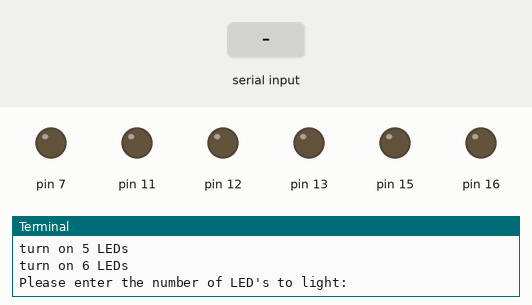
This program was run on a simulated Raspberry Pi (header pin numbers). On the bench: output pins drawn as LEDs (lit = HIGH), the last lines printed to the terminal. Inputs (shaded band) come from the test bench. The interpreter's speed is modelled, so counts of loop turns are approximate.

Above: at 9.7 s.
9.8 s: "5" typed at the terminal, then Enter
At 10.3 s:
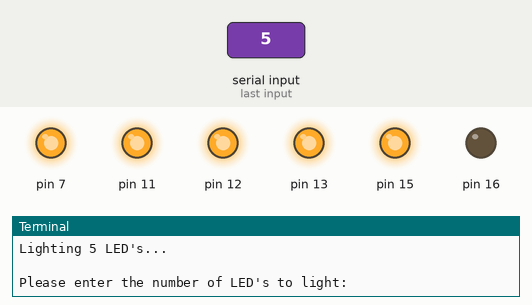
11.3 s: "1" typed at the terminal, then Enter
At 12.5 s:
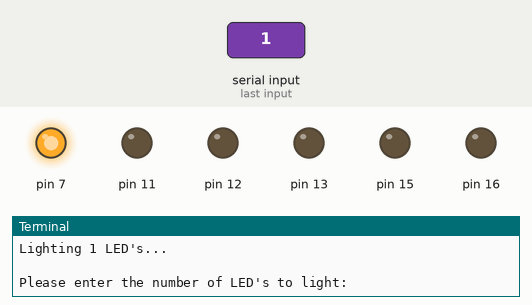
12.8 s: "0" typed at the terminal, then Enter
At 13.8 s:
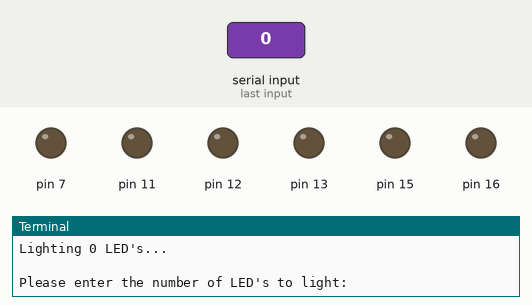
Timing chart, 0 to 15.8 s (numbered marks = the images above; inputs shaded):
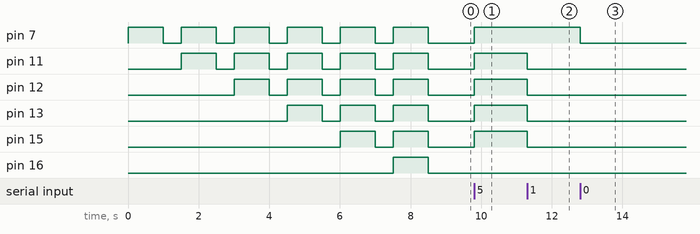

Measured:
- after the input at 9.8 s, pin 7, pin 11–13, pin 15: LOW → HIGH at once
- after the input at 11.3 s, pin 11–13, pin 15: HIGH → LOW at once
- after the input at 12.8 s, pin 7: HIGH → LOW at once

The program:

progressbar.py
```python
#!/usr/bin/python

import RPi.GPIO as GPIO
import time

# Set to board pin numbering scheme:
GPIO.setmode(GPIO.BOARD)

# Choose which pin the LED is controlled from:
GREEN_1 = 7
GREEN_2 = 11
YELLOW_1 = 12
YELLOW_2 = 13
RED_1 = 15
RED_2 = 16

# Define array of pins:
PIN_LIST = [GREEN_1, GREEN_2, YELLOW_1, YELLOW_2, RED_1, RED_2]


# Setup output pins from list:
def setupoutputs(OUT_LIST) :
	print "Setting up Output pins:"
	i = 0
	while i < len(OUT_LIST) :
		GPIO.setup(OUT_LIST[i], GPIO.OUT)
		print "setting up pin number " + str(OUT_LIST[i]) + " as an output"
		i += 1
	print "setup complete!"


# Light up to a certain number of LEDs  (by cycling through the list)
# Pass a number between 1 and 6:
def displayprogress(num) :
	if num < 7 :
		# Turn off any LEDs currently lit:
		#print "turning off LEDs:"
		i = 0
		while i < len(PIN_LIST) :
			GPIO.output(PIN_LIST[i], False)
			i += 1
		# Now we turn on the LEDs that we want:
		i = 0
		while i < (num) :
			GPIO.output(PIN_LIST[i], True)
			i += 1


	else :
		print "You need to pass a number between 1 and 6!"

setupoutputs(PIN_LIST)
print ""
print "turn on 1 LED"
displayprogress(1)
time.sleep(1)
displayprogress(0)
time.sleep(0.5)
print "turn on 2 LEDs"
displayprogress(2)
time.sleep(1)
displayprogress(0)
time.sleep(0.5)
print "turn on 3 LEDs"
displayprogress(3)
time.sleep(1)
displayprogress(0)
time.sleep(0.5)
print "turn on 4 LEDs"
displayprogress(4)
time.sleep(1)
displayprogress(0)
time.sleep(0.5)
print "turn on 5 LEDs"
displayprogress(5)
time.sleep(1)
displayprogress(0)
time.sleep(0.5)
print "turn on 6 LEDs"
displayprogress(6)
time.sleep(1)
displayprogress(0)

while True :
	number = int(input("Please enter the number of LED's to light: "))
	try:
		if number < 7 :
			print "Lighting " + str(number) + " LED's..."
			displayprogress(number)
			print ""
		else :
			print "you need to enter a number between 0 and 6!"
			print ""
	except:
		print "Please enter a number!"
```
